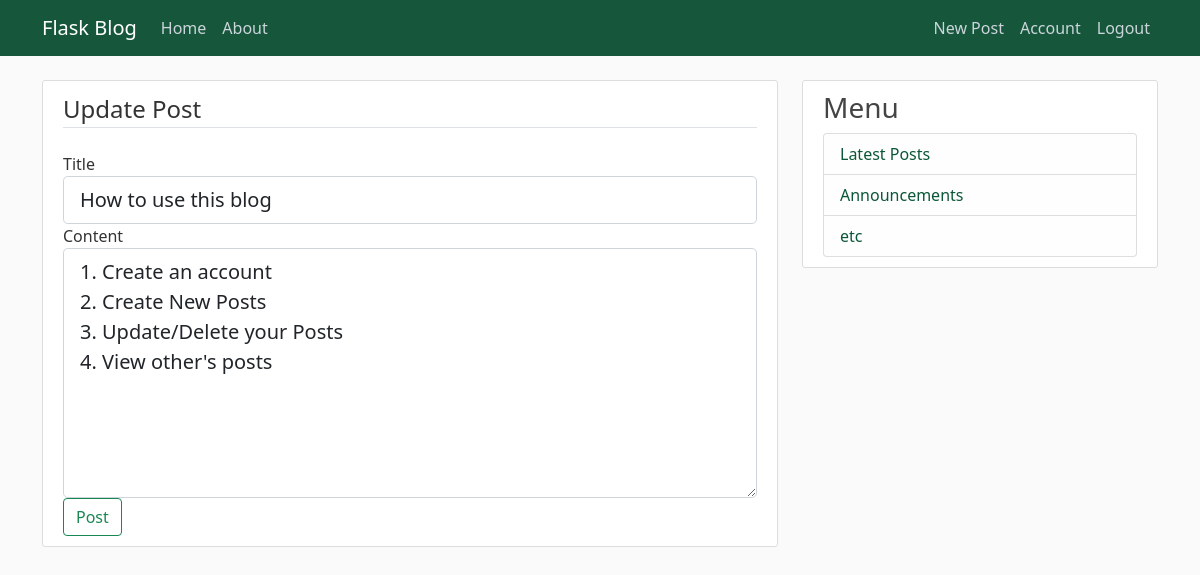
The app's page /post/2/update (signed in) with its own data.
### flaskblog/models.py (models this page shows, shortened)
class Post(db.Model):
    id = db.Column(db.Integer, primary_key=True)
    title = db.Column(db.String(100), nullable=False)
    date_posted = db.Column(db.DateTime, nullable=False, default=datetime.utcnow)
    content = db.Column(db.Text, nullable=False)
    user_id = db.Column(db.Integer, db.ForeignKey('user.id'), nullable=False)

### flaskblog/routes.py (the view)
@app.route('/post/<int:post_id>/update', methods=['GET', 'POST'])
@login_required
def update_post(post_id):
    post = Post.query.get_or_404(post_id)
    if post.author != current_user:
        abort(403)
    form = PostForm()
    if form.validate_on_submit():
        post.title=form.title.data
        post.content=form.content.data
        db.session.commit()
        flash('Your post has been updated!','success')
        return redirect(url_for('post',post_id=post.id))
    elif request.method=='GET':
        form.title.data=post.title
        form.content.data=post.content
    return render_template('create_post.html', title='Update Post',
                            form=form, legend='Update Post')

### flaskblog/forms.py
class PostForm(FlaskForm):
    title = StringField('Title', validators=[DataRequired()])
    content = TextAreaField('Content' , validators=[DataRequired()])
    submit = SubmitField('Post')

### flaskblog/models.py (called while the page is built)
@login_manager.user_loader
def load_user(user_id):
    return User.query.get(int(user_id))

### flaskblog/templates/create_post.html (shortened to what this page needs)
{% extends "layout.html"%}
{% block content %}
<div class="content-section">
    <form action="" method="POST">
        <fieldset class="form-group">
            <legend class="border-bottom mb-4">{{legend}}</legend>
            <div class="form-group">
                {{ form.title.label(class="form-control-label") }}
                {% if form.title.errors %}
                {{ form.title(class="form-control form-control-lg is-invalid") }}
                <div class="invalid-feedback">
                    {% for error in form.title.errors %}
                    <span>{{ error }}</span>
                    {% endfor %}
                </div>
                {% else %}
                {{ form.title(class="form-control form-control-lg") }}
                {% endif %}
            </div>
            <div class="form-group">
                {{ form.content.label(class="form-control-label") }}
                {% if form.content.errors %}
                    {{ form.content(class="form-control form-control-lg is-invalid",style="height:250px") }}
                    <div class="invalid-feedback">
                        {% for error in form.content.errors %}
                        <span>{{ error }}</span>
                        {% endfor %}
                    </div>
                {% else %}
                    {{ form.content(class="form-control form-control-lg",style="height:250px") }}
                {% endif %}
            </div>
        </fieldset>
        <div class="form-group">
            {{ form.submit(class="btn btn-outline-success") }}
        </div>
    </form>
</div>
{% endblock content %}

### flaskblog/static/main.css (style rules this page uses)
body { background: #fafafa; color: #333333; margin-top: 5rem; }
.content-section { background: #ffffff; padding: 10px 20px; border: 1px solid #dddddd; border-radius: 3px; margin-bottom: 20px; }

### records on screen
Post: title "How to use this blog", content "1. Create an account 2. Create New Posts 3. Update/Delete your Posts 4. View other's posts"

### other values on screen
{{ legend }} "Update Post"
